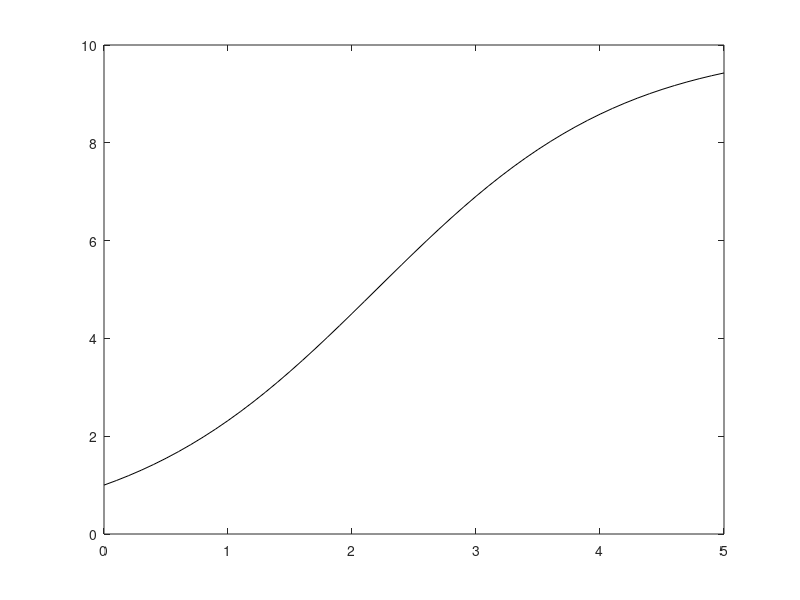

MATLAB code to generate this figure: (Note: this script raises an error after producing the figure.)
% Script 1
% Calculates approximations of ode solutions and their errors. 
% P.S.: Luckily it's not tested for performance. :)
% =========================================================================
%   
f = @(t) ( (10)./(1+9*exp(-t)) );   % function definition
fd1 = @(p) ( (1 - p./10) .* p );    % first order derivative definition
f0 = 1;                             % initial value
dt = 0.1;                           % step size
t_end = 5;                          % end time

%--------------------------------------------------------------------------
% Plotting the function p(t)
%--------------------------------------------------------------------------
t = 0 : dt : t_end;
fig_main = figure;
plot(t, f(t), 'k');
fig_main = sfigure(fig_main, 'Analytical solution');
legend ('exact');

%--------------------------------------------------------------------------
% Calculating approximate values and plotting respective graphs
%--------------------------------------------------------------------------
dt = [1  1/2 1/4 1/8];
E = zeros(3, 4);
E_approx = zeros(3, 4);

fig_euler = figure;
plot(t, f(t), 'k', 'linewidth', 1.7);
hold on;

fig_heun = figure;
plot(t, f(t), 'k', 'linewidth', 1.7);
hold on;

fig_rk4 = figure;
plot(t, f(t), 'k', 'linewidth', 1.7);
hold on;

color = ['b' 'r' 'g' 'm'];
for n = 1 : size(dt, 2)
    t = 0:dt(n):t_end;
    f_exact = f(t);
    k = dt(n)./dt(size(dt,2)); % number of steps vs smallest step size
    
    % Euler's method and errors -------------------------------------------
    figure(fig_euler);
    f_euler = ode(fd1, f0, dt(n), t_end, 'euler');
    plot(t, f_euler, color(n), 'linewidth', 1.7);
    
    f_euler_best = ode(fd1, f0, dt(size(dt,2)), t_end, 'euler');
    f_reference = zeros(1, size(f_euler, 2));
    for m = 1: size(f_euler,2)        
        f_reference(1, m) = f_euler_best(1, ((m-1).*k+1) );
    end
    
    E(1, n) = rms(f_euler, f_exact, dt(n));
    E_approx(1, n) = rms(f_euler, f_reference, dt(n));
    
    % Heun's method and errors --------------------------------------------
    figure(fig_heun);
    f_heun  = ode(fd1, f0, dt(n), t_end, 'heun');
    plot(t, f_heun, color(n), 'linewidth', 1.7);
    
    f_heun_best  = ode(fd1, f0, dt(size(dt,2)), t_end, 'heun');
    f_reference = zeros(1, size(f_heun, 2));
    for m = 1: size(f_heun,2)        
        f_reference(1, m) = f_heun_best(1, ((m-1).*k+1) );
    end
    
    E(2, n) = rms(f_heun, f_exact, dt(n));
    E_approx(2,n) = rms(f_heun, f_reference, dt(n));   
        
    % Runge-Kutta's method and errors -------------------------------------
    figure(fig_rk4);
    f_rk4 = ode(fd1, f0, dt(n), t_end, 'runge_kutta');  
    plot(t, f_rk4, color(n), 'linewidth', 1.7);
    
    f_rk4_best = ode(fd1, f0, dt(size(dt,2)), t_end, 'runge_kutta');  
    f_reference = zeros(1, size(f_rk4, 2));
    for m = 1: size(f_rk4,2)        
        f_reference(1, m) = f_rk4_best(1, ((m-1).*k+1) );
    end
    
    E(3, n) = rms(f_rk4, f_exact, dt(n));
    E_approx(3, n) = rms(f_rk4, f_reference, dt(n));
end

fig_euler = sfigure(fig_euler, 'Eulers method');
legend ('exact', '1', '1/2', '1/4', '1/8');
fig_heun = sfigure(fig_heun, 'Heuns method');
legend ('exact', '1', '1/2', '1/4', '1/8');
fig_rk4 = sfigure(fig_rk4, 'Runge-Kuttas method');
legend ('exact', '1', '1/2', '1/4', '1/8');

%--------------------------------------------------------------------------
% Printing errors
%--------------------------------------------------------------------------
disp('Eulers method: errors of approximation (desc step):');
disp (E(1,:));
disp('Heuns method: errors of approximation (desc step):');
disp (E(2,:));
disp('Runge-Kuttas method: errors of approximation (desc step):');
disp (E(3,:));

disp('Eulers method: error decrease factor (desc step):');
disp(E(1, 1:3) ./ E(1, 2:4));
disp('Heuns method: error decrease factor (desc step):');
disp(E(2, 1:3) ./ E(2, 2:4));
disp('Runge-Kuttas method: error decrease factor (desc step):');
disp(E(3, 1:3) ./ E(3, 2:4));

disp('Eulers method: approximate errors of approximation (desc step):');
disp (E_approx(1,:));
disp('Heuns method: approximate errors of approximation (desc step):');
disp (E_approx(2,:));
disp('Runge-Kuttas method: approximate errors of approximation (desc step):');
disp (E_approx(3,:));